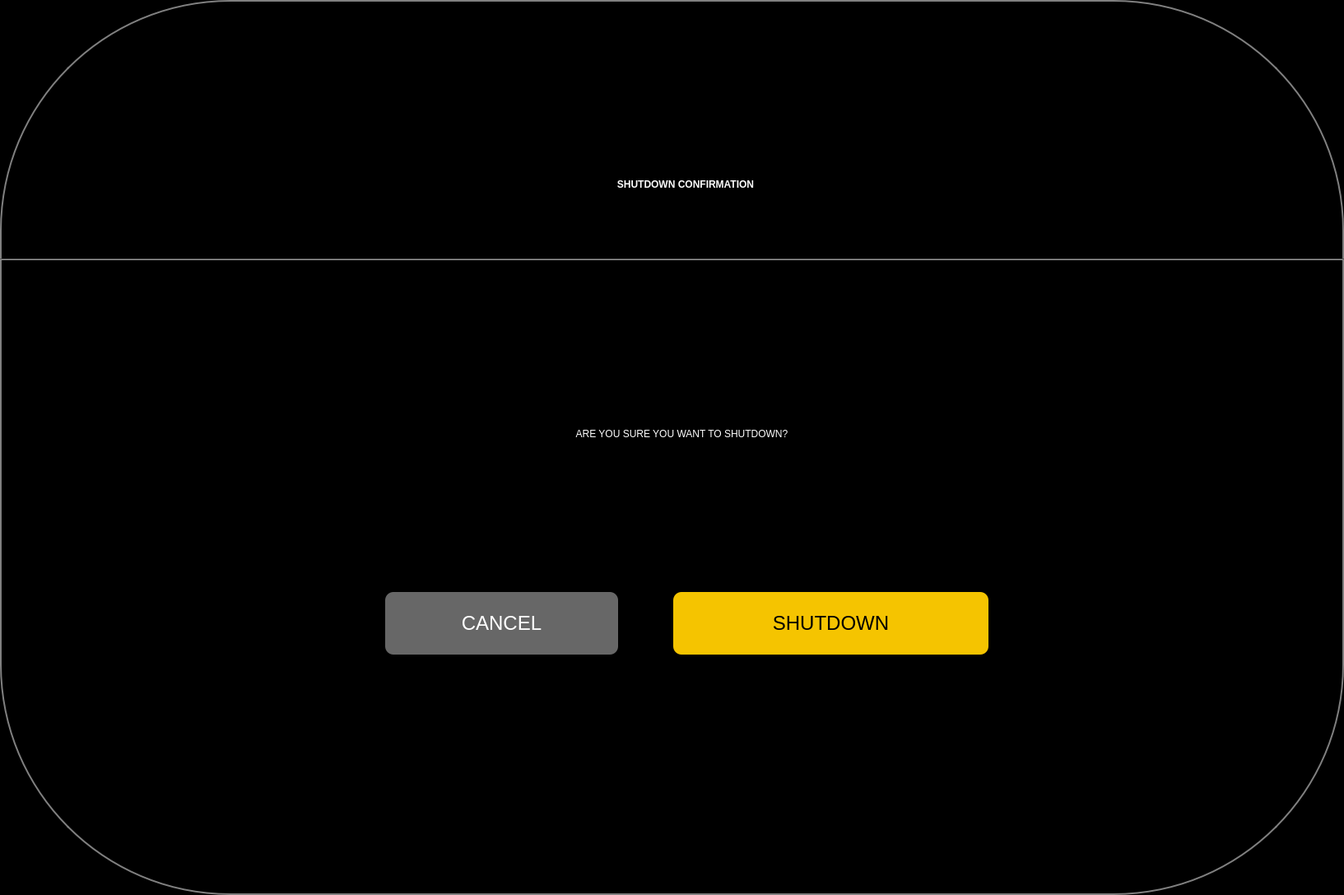
<?xml version="1.0" encoding="UTF-8"?>
<ui version="4.0">
 <class>ShutdownConfirmationDialog</class>
 <widget class="QDialog" name="ShutdownConfirmationDialog">
  <property name="geometry">
   <rect>
    <x>0</x>
    <y>0</y>
    <width>1633</width>
    <height>1087</height>
   </rect>
  </property>
  <property name="windowTitle">
   <string>Dialog</string>
  </property>
  <property name="styleSheet">
   <string notr="true">QWidget{
background-color: black;
color: white;
}
QLabel{
font: 22pt &quot;Helvetica Neue&quot;;
}
QPushButton{
font: 18pt;
color: black;
background-color:#676767;
border-radius: 10px;
}
QDialog{
border: 2px solid grey; 
border-radius: 280px;
}
QFrame#frame{
border: 2px solid grey; 
}
QLabel#labelTitle{
font: 36pt &quot;Helvetica Neue&quot;;
font-weight: 600
}
QFrame#frameDone{
background-color:#262626;
border-radius: 10px;
}
QFrame#frameBack{
background-color:#636363;
border-radius: 10px;
}
QLineEdit{
font: 20pt &quot;Helvetica Neue&quot;;
color:white;
background-color: black;
}</string>
  </property>
  <widget class="QLabel" name="labelTitle">
   <property name="geometry">
    <rect>
     <x>126</x>
     <y>157</y>
     <width>1414</width>
     <height>134</height>
    </rect>
   </property>
   <property name="sizePolicy">
    <sizepolicy hsizetype="Fixed" vsizetype="Fixed">
     <horstretch>0</horstretch>
     <verstretch>0</verstretch>
    </sizepolicy>
   </property>
   <property name="text">
    <string>SHUTDOWN CONFIRMATION</string>
   </property>
   <property name="alignment">
    <set>Qt::AlignCenter</set>
   </property>
  </widget>
  <widget class="Line" name="line">
   <property name="geometry">
    <rect>
     <x>0</x>
     <y>314</y>
     <width>1633</width>
     <height>2</height>
    </rect>
   </property>
   <property name="styleSheet">
    <string notr="true">background-color: grey</string>
   </property>
   <property name="orientation">
    <enum>Qt::Horizontal</enum>
   </property>
  </widget>
  <widget class="QLabel" name="labelInfo">
   <property name="geometry">
    <rect>
     <x>98</x>
     <y>485</y>
     <width>1461</width>
     <height>84</height>
    </rect>
   </property>
   <property name="sizePolicy">
    <sizepolicy hsizetype="Fixed" vsizetype="Fixed">
     <horstretch>0</horstretch>
     <verstretch>0</verstretch>
    </sizepolicy>
   </property>
   <property name="text">
    <string>ARE YOU SURE YOU WANT TO SHUTDOWN?</string>
   </property>
   <property name="alignment">
    <set>Qt::AlignCenter</set>
   </property>
  </widget>
  <widget class="QPushButton" name="pushButtonCancel">
   <property name="geometry">
    <rect>
     <x>468</x>
     <y>719</y>
     <width>283</width>
     <height>76</height>
    </rect>
   </property>
   <property name="sizePolicy">
    <sizepolicy hsizetype="Fixed" vsizetype="Fixed">
     <horstretch>0</horstretch>
     <verstretch>0</verstretch>
    </sizepolicy>
   </property>
   <property name="styleSheet">
    <string notr="true">color: white</string>
   </property>
   <property name="text">
    <string>CANCEL</string>
   </property>
  </widget>
  <widget class="QPushButton" name="pushButtonShutdown">
   <property name="geometry">
    <rect>
     <x>818</x>
     <y>719</y>
     <width>383</width>
     <height>76</height>
    </rect>
   </property>
   <property name="sizePolicy">
    <sizepolicy hsizetype="Fixed" vsizetype="Fixed">
     <horstretch>0</horstretch>
     <verstretch>0</verstretch>
    </sizepolicy>
   </property>
   <property name="accessibleDescription">
    <string/>
   </property>
   <property name="styleSheet">
    <string notr="true">background-color: #F5C400</string>
   </property>
   <property name="text">
    <string>SHUTDOWN</string>
   </property>
  </widget>
 </widget>
 <resources/>
 <connections>
  <connection>
   <sender>pushButtonCancel</sender>
   <signal>clicked()</signal>
   <receiver>ShutdownConfirmationDialog</receiver>
   <slot>reject()</slot>
   <hints>
    <hint type="sourcelabel">
     <x>609</x>
     <y>756</y>
    </hint>
    <hint type="destinationlabel">
     <x>816</x>
     <y>543</y>
    </hint>
   </hints>
  </connection>
  <connection>
   <sender>pushButtonShutdown</sender>
   <signal>clicked()</signal>
   <receiver>ShutdownConfirmationDialog</receiver>
   <slot>accept()</slot>
   <hints>
    <hint type="sourcelabel">
     <x>1009</x>
     <y>756</y>
    </hint>
    <hint type="destinationlabel">
     <x>816</x>
     <y>543</y>
    </hint>
   </hints>
  </connection>
 </connections>
</ui>
